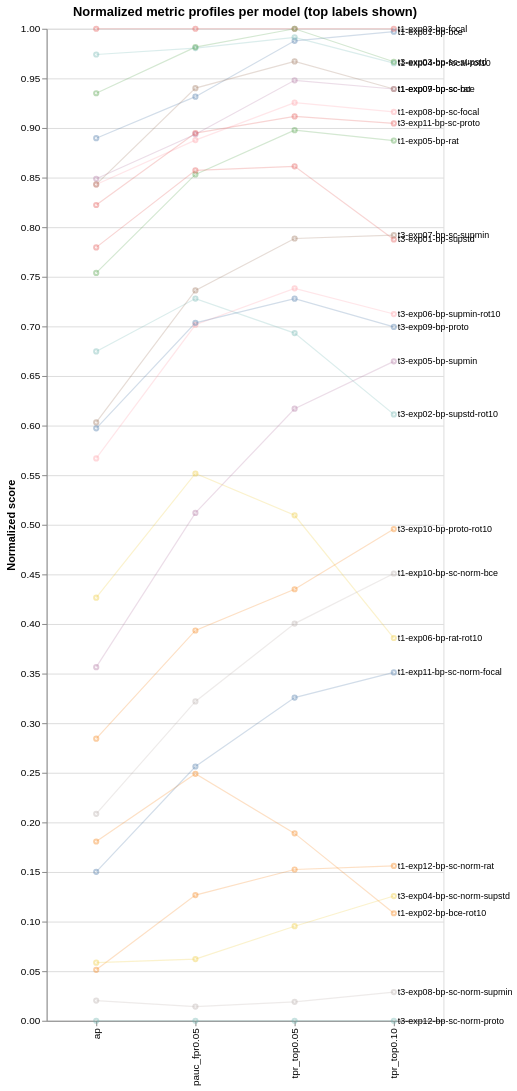

Source (notebook cell):
### Markdown cell above
## Slope chart (normalized metrics per model)
Shows whether top models stay high across all metrics.

### Code cell
# --- Slope chart (normalized per metric) ---
metric_order = ['ap','pauc_fpr0.05','tpr_top0.05','tpr_top0.10']
metric_order = [m for m in metric_order if m in df.columns]

norm = _normalize_per_metric(df, metric_order)
norm['score_mean'] = norm[metric_order].mean(axis=1)
order_by_mean = norm.sort_values('score_mean', ascending=False)['run_id'].tolist()

long = norm.melt(id_vars=['run_id','score_mean'], value_vars=metric_order, var_name='metric', value_name='value')
long['metric'] = pd.Categorical(long['metric'], categories=metric_order, ordered=True)
long['run_id'] = pd.Categorical(long['run_id'], categories=order_by_mean, ordered=True)

# label only top N to reduce clutter
top_n = 24
top_ids = set(order_by_mean[:top_n])
long['label'] = long['run_id'].astype(str).where(long['run_id'].isin(top_ids), '')

base = alt.Chart(long).encode(
    x=alt.X('metric:N', sort=metric_order, title=None),
    y=alt.Y('value:Q', title='Normalized score'),
    detail='run_id:N'
)

lines = base.mark_line(opacity=0.25, strokeWidth=1.2).encode(
    color=alt.Color('run_id:N', legend=None)
)

points = base.mark_point(size=18, opacity=0.4).encode(color=alt.Color('run_id:N', legend=None))

labels = base.mark_text(align='left', dx=4, dy=0, fontSize=9).encode(
    text='label:N'
).transform_filter(alt.datum.metric == metric_order[-1])

chart = (lines + points + labels).properties(width=400, height=1000, title='Normalized metric profiles per model (top labels shown)')
chart

### Figure 1 — Vega-Lite specification as saved in the notebook (floating-point values rounded to 4 significant figures)
{"config": {"view": {"continuousWidth": 300, "continuousHeight": 300}}, "layer": [{"mark": {"type": "line", "opacity": 0.25, "strokeWidth": 1.2}, "encoding": {"color": {"field": "run_id", "legend": null, "type": "nominal"}, "detail": {"field": "run_id", "type": "nominal"}, "x": {"field": "metric", "sort": ["ap", "pauc_fpr0.05", "tpr_top0.05", "tpr_top0.10"], "title": null, "type": "nominal"}, "y": {"field": "value", "title": "Normalized score", "type": "quantitative"}}}, {"mark": {"type": "point", "opacity": 0.4, "size": 18}, "encoding": {"color": {"field": "run_id", "legend": null, "type": "nominal"}, "detail": {"field": "run_id", "type": "nominal"}, "x": {"field": "metric", "sort": ["ap", "pauc_fpr0.05", "tpr_top0.05", "tpr_top0.10"], "title": null, "type": "nominal"}, "y": {"field": "value", "title": "Normalized score", "type": "quantitative"}}}, {"mark": {"type": "text", "align": "left", "dx": 4, "dy": 0, "fontSize": 9}, "encoding": {"detail": {"field": "run_id", "type": "nominal"}, "text": {"field": "label", "type": "nominal"}, "x": {"field": "metric", "sort": ["ap", "pauc_fpr0.05", "tpr_top0.05", "tpr_top0.10"], "title": null, "type": "nominal"}, "y": {"field": "value", "title": "Normalized score", "type": "quantitative"}}, "transform": [{"filter": "(datum.metric === 'tpr_top0.10')"}]}], "data": {"name": "data-518806438e964bec1c0a73667fcedf1a"}, "height": 1000, "title": "Normalized metric profiles per model (top labels shown)", "width": 400, "$schema": "https://vega.github.io/schema/vega-lite/v6.1.0.json", "datasets": {"data-518806438e964bec1c0a73667fcedf1a": [{"run_id": "t1-exp01-bp-bce", "score_mean": 0.9516, "metric": "ap", "value": 0.8897, "label": "t1-exp01-bp-bce"}, {"run_id": "t1-exp02-bp-bce-rot10", "score_mean": 0.1817, "metric": "ap", "value": 0.1807, "label": "t1-exp02-bp-bce-rot10"}, {"run_id": "t1-exp03-bp-focal", "score_mean": 1.0, "metric": "ap", "value": 1.0, "label": "t1-exp03-bp-focal"}, {"run_id": "t1-exp04-bp-focal-rot10", "score_mean": 0.9778, "metric": "ap", "value": 0.974, "label": "t1-exp04-bp-focal-rot10"}, {"run_id": "t1-exp05-bp-rat", "score_mean": 0.848, "metric": "ap", "value": 0.7539, "label": "t1-exp05-bp-rat"}, {"run_id": "t1-exp06-bp-rat-rot10", "score_mean": 0.4684, "metric": "ap", "value": 0.4265, "label": "t1-exp06-bp-rat-rot10"}, {"run_id": "t1-exp07-bp-sc-bce", "score_mean": 0.9075, "metric": "ap", "value": 0.8488, "label": "t1-exp07-bp-sc-bce"}, {"run_id": "t1-exp08-bp-sc-focal", "score_mean": 0.8931, "metric": "ap", "value": 0.843, "label": "t1-exp08-bp-sc-focal"}, {"run_id": "t1-exp09-bp-sc-rat", "score_mean": 0.9224, "metric": "ap", "value": 0.8431, "label": "t1-exp09-bp-sc-rat"}, {"run_id": "t1-exp10-bp-sc-norm-bce", "score_mean": 0.3454, "metric": "ap", "value": 0.2086, "label": "t1-exp10-bp-sc-norm-bce"}, {"run_id": "t1-exp11-bp-sc-norm-focal", "score_mean": 0.2709, "metric": "ap", "value": 0.1501, "label": "t1-exp11-bp-sc-norm-focal"}, {"run_id": "t1-exp12-bp-sc-norm-rat", "score_mean": 0.1217, "metric": "ap", "value": 0.05134, "label": "t1-exp12-bp-sc-norm-rat"}, {"run_id": "t3-exp01-bp-supstd", "score_mean": 0.8214, "metric": "ap", "value": 0.7796, "label": "t3-exp01-bp-supstd"}, {"run_id": "t3-exp02-bp-supstd-rot10", "score_mean": 0.6768, "metric": "ap", "value": 0.6747, "label": "t3-exp02-bp-supstd-rot10"}, {"run_id": "t3-exp03-bp-sc-supstd", "score_mean": 0.9708, "metric": "ap", "value": 0.935, "label": "t3-exp03-bp-sc-supstd"}, {"run_id": "t3-exp04-bp-sc-norm-supstd", "score_mean": 0.08545, "metric": "ap", "value": 0.05858, "label": "t3-exp04-bp-sc-norm-supstd"}, {"run_id": "t3-exp05-bp-supmin", "score_mean": 0.5375, "metric": "ap", "value": 0.3564, "label": "t3-exp05-bp-supmin"}, {"run_id": "t3-exp06-bp-supmin-rot10", "score_mean": 0.6798, "metric": "ap", "value": 0.5669, "label": "t3-exp06-bp-supmin-rot10"}, {"run_id": "t3-exp07-bp-sc-supmin", "score_mean": 0.73, "metric": "ap", "value": 0.6032, "label": "t3-exp07-bp-sc-supmin"}, {"run_id": "t3-exp08-bp-sc-norm-supmin", "score_mean": 0.02065, "metric": "ap", "value": 0.02034, "label": "t3-exp08-bp-sc-norm-supmin"}, {"run_id": "t3-exp09-bp-proto", "score_mean": 0.682, "metric": "ap", "value": 0.5972, "label": "t3-exp09-bp-proto"}, {"run_id": "t3-exp10-bp-proto-rot10", "score_mean": 0.4021, "metric": "ap", "value": 0.2844, "label": "t3-exp10-bp-proto-rot10"}, {"run_id": "t3-exp11-bp-sc-proto", "score_mean": 0.8834, "metric": "ap", "value": 0.8223, "label": "t3-exp11-bp-sc-proto"}, {"run_id": "t3-exp12-bp-sc-norm-proto", "score_mean": 0.0, "metric": "ap", "value": 0.0, "label": "t3-exp12-bp-sc-norm-proto"}, {"run_id": "t1-exp01-bp-bce", "score_mean": 0.9516, "metric": "pauc_fpr0.05", "value": 0.9316, "label": "t1-exp01-bp-bce"}, {"run_id": "t1-exp02-bp-bce-rot10", "score_mean": 0.1817, "metric": "pauc_fpr0.05", "value": 0.249, "label": "t1-exp02-bp-bce-rot10"}, {"run_id": "t1-exp03-bp-focal", "score_mean": 1.0, "metric": "pauc_fpr0.05", "value": 1.0, "label": "t1-exp03-bp-focal"}, {"run_id": "t1-exp04-bp-focal-rot10", "score_mean": 0.9778, "metric": "pauc_fpr0.05", "value": 0.9805, "label": "t1-exp04-bp-focal-rot10"}, {"run_id": "t1-exp05-bp-rat", "score_mean": 0.848, "metric": "pauc_fpr0.05", "value": 0.8532, "label": "t1-exp05-bp-rat"}, {"run_id": "t1-exp06-bp-rat-rot10", "score_mean": 0.4684, "metric": "pauc_fpr0.05", "value": 0.5517, "label": "t1-exp06-bp-rat-rot10"}, {"run_id": "t1-exp07-bp-sc-bce", "score_mean": 0.9075, "metric": "pauc_fpr0.05", "value": 0.8937, "label": "t1-exp07-bp-sc-bce"}, {"run_id": "t1-exp08-bp-sc-focal", "score_mean": 0.8931, "metric": "pauc_fpr0.05", "value": 0.8878, "label": "t1-exp08-bp-sc-focal"}, {"run_id": "t1-exp09-bp-sc-rat", "score_mean": 0.9224, "metric": "pauc_fpr0.05", "value": 0.9401, "label": "t1-exp09-bp-sc-rat"}, {"run_id": "t1-exp10-bp-sc-norm-bce", "score_mean": 0.3454, "metric": "pauc_fpr0.05", "value": 0.3219, "label": "t1-exp10-bp-sc-norm-bce"}, {"run_id": "t1-exp11-bp-sc-norm-focal", "score_mean": 0.2709, "metric": "pauc_fpr0.05", "value": 0.2563, "label": "t1-exp11-bp-sc-norm-focal"}, {"run_id": "t1-exp12-bp-sc-norm-rat", "score_mean": 0.1217, "metric": "pauc_fpr0.05", "value": 0.1267, "label": "t1-exp12-bp-sc-norm-rat"}, {"run_id": "t3-exp01-bp-supstd", "score_mean": 0.8214, "metric": "pauc_fpr0.05", "value": 0.8572, "label": "t3-exp01-bp-supstd"}, {"run_id": "t3-exp02-bp-supstd-rot10", "score_mean": 0.6768, "metric": "pauc_fpr0.05", "value": 0.728, "label": "t3-exp02-bp-supstd-rot10"}, {"run_id": "t3-exp03-bp-sc-supstd", "score_mean": 0.9708, "metric": "pauc_fpr0.05", "value": 0.9815, "label": "t3-exp03-bp-sc-supstd"}, {"run_id": "t3-exp04-bp-sc-norm-supstd", "score_mean": 0.08545, "metric": "pauc_fpr0.05", "value": 0.06218, "label": "t3-exp04-bp-sc-norm-supstd"}, {"run_id": "t3-exp05-bp-supmin", "score_mean": 0.5375, "metric": "pauc_fpr0.05", "value": 0.5119, "label": "t3-exp05-bp-supmin"}, {"run_id": "t3-exp06-bp-supmin-rot10", "score_mean": 0.6798, "metric": "pauc_fpr0.05", "value": 0.7016, "label": "t3-exp06-bp-supmin-rot10"}, {"run_id": "t3-exp07-bp-sc-supmin", "score_mean": 0.73, "metric": "pauc_fpr0.05", "value": 0.7362, "label": "t3-exp07-bp-sc-supmin"}, {"run_id": "t3-exp08-bp-sc-norm-supmin", "score_mean": 0.02065, "metric": "pauc_fpr0.05", "value": 0.01431, "label": "t3-exp08-bp-sc-norm-supmin"}, {"run_id": "t3-exp09-bp-proto", "score_mean": 0.682, "metric": "pauc_fpr0.05", "value": 0.7036, "label": "t3-exp09-bp-proto"}, {"run_id": "t3-exp10-bp-proto-rot10", "score_mean": 0.4021, "metric": "pauc_fpr0.05", "value": 0.3934, "label": "t3-exp10-bp-proto-rot10"}, {"run_id": "t3-exp11-bp-sc-proto", "score_mean": 0.8834, "metric": "pauc_fpr0.05", "value": 0.8949, "label": "t3-exp11-bp-sc-proto"}, {"run_id": "t3-exp12-bp-sc-norm-proto", "score_mean": 0.0, "metric": "pauc_fpr0.05", "value": 0.0, "label": "t3-exp12-bp-sc-norm-proto"}, {"run_id": "t1-exp01-bp-bce", "score_mean": 0.9516, "metric": "tpr_top0.05", "value": 0.9879, "label": "t1-exp01-bp-bce"}, {"run_id": "t1-exp02-bp-bce-rot10", "score_mean": 0.1817, "metric": "tpr_top0.05", "value": 0.1889, "label": "t1-exp02-bp-bce-rot10"}, {"run_id": "t1-exp03-bp-focal", "score_mean": 1.0, "metric": "tpr_top0.05", "value": 1.0, "label": "t1-exp03-bp-focal"}, {"run_id": "t1-exp04-bp-focal-rot10", "score_mean": 0.9778, "metric": "tpr_top0.05", "value": 0.9913, "label": "t1-exp04-bp-focal-rot10"}, {"run_id": "t1-exp05-bp-rat", "score_mean": 0.848, "metric": "tpr_top0.05", "value": 0.8977, "label": "t1-exp05-bp-rat"}, {"run_id": "t1-exp06-bp-rat-rot10", "score_mean": 0.4684, "metric": "tpr_top0.05", "value": 0.5095, "label": "t1-exp06-bp-rat-rot10"}, {"run_id": "t1-exp07-bp-sc-bce", "score_mean": 0.9075, "metric": "tpr_top0.05", "value": 0.948, "label": "t1-exp07-bp-sc-bce"}, {"run_id": "t1-exp08-bp-sc-focal", "score_mean": 0.8931, "metric": "tpr_top0.05", "value": 0.9255, "label": "t1-exp08-bp-sc-focal"}, {"run_id": "t1-exp09-bp-sc-rat", "score_mean": 0.9224, "metric": "tpr_top0.05", "value": 0.9671, "label": "t1-exp09-bp-sc-rat"}, {"run_id": "t1-exp10-bp-sc-norm-bce", "score_mean": 0.3454, "metric": "tpr_top0.05", "value": 0.4003, "label": "t1-exp10-bp-sc-norm-bce"}, {"run_id": "t1-exp11-bp-sc-norm-focal", "score_mean": 0.2709, "metric": "tpr_top0.05", "value": 0.3258, "label": "t1-exp11-bp-sc-norm-focal"}, {"run_id": "t1-exp12-bp-sc-norm-rat", "score_mean": 0.1217, "metric": "tpr_top0.05", "value": 0.1525, "label": "t1-exp12-bp-sc-norm-rat"}, {"run_id": "t3-exp01-bp-supstd", "score_mean": 0.8214, "metric": "tpr_top0.05", "value": 0.8614, "label": "t3-exp01-bp-supstd"}, {"run_id": "t3-exp02-bp-supstd-rot10", "score_mean": 0.6768, "metric": "tpr_top0.05", "value": 0.6932, "label": "t3-exp02-bp-supstd-rot10"}, {"run_id": "t3-exp03-bp-sc-supstd", "score_mean": 0.9708, "metric": "tpr_top0.05", "value": 1.0, "label": "t3-exp03-bp-sc-supstd"}, {"run_id": "t3-exp04-bp-sc-norm-supstd", "score_mean": 0.08545, "metric": "tpr_top0.05", "value": 0.09532, "label": "t3-exp04-bp-sc-norm-supstd"}, {"run_id": "t3-exp05-bp-supmin", "score_mean": 0.5375, "metric": "tpr_top0.05", "value": 0.617, "label": "t3-exp05-bp-supmin"}, {"run_id": "t3-exp06-bp-supmin-rot10", "score_mean": 0.6798, "metric": "tpr_top0.05", "value": 0.7383, "label": "t3-exp06-bp-supmin-rot10"}, {"run_id": "t3-exp07-bp-sc-supmin", "score_mean": 0.73, "metric": "tpr_top0.05", "value": 0.7886, "label": "t3-exp07-bp-sc-supmin"}, {"run_id": "t3-exp08-bp-sc-norm-supmin", "score_mean": 0.02065, "metric": "tpr_top0.05", "value": 0.01906, "label": "t3-exp08-bp-sc-norm-supmin"}, {"run_id": "t3-exp09-bp-proto", "score_mean": 0.682, "metric": "tpr_top0.05", "value": 0.7279, "label": "t3-exp09-bp-proto"}, {"run_id": "t3-exp10-bp-proto-rot10", "score_mean": 0.4021, "metric": "tpr_top0.05", "value": 0.435, "label": "t3-exp10-bp-proto-rot10"}, {"run_id": "t3-exp11-bp-sc-proto", "score_mean": 0.8834, "metric": "tpr_top0.05", "value": 0.9116, "label": "t3-exp11-bp-sc-proto"}, {"run_id": "t3-exp12-bp-sc-norm-proto", "score_mean": 0.0, "metric": "tpr_top0.05", "value": 0.0, "label": "t3-exp12-bp-sc-norm-proto"}, {"run_id": "t1-exp01-bp-bce", "score_mean": 0.9516, "metric": "tpr_top0.10", "value": 0.9971, "label": "t1-exp01-bp-bce"}, {"run_id": "t1-exp02-bp-bce-rot10", "score_mean": 0.1817, "metric": "tpr_top0.10", "value": 0.1084, "label": "t1-exp02-bp-bce-rot10"}, {"run_id": "t1-exp03-bp-focal", "score_mean": 1.0, "metric": "tpr_top0.10", "value": 1.0, "label": "t1-exp03-bp-focal"}, {"run_id": "t1-exp04-bp-focal-rot10", "score_mean": 0.9778, "metric": "tpr_top0.10", "value": 0.9653, "label": "t1-exp04-bp-focal-rot10"}, {"run_id": "t1-exp05-bp-rat", "score_mean": 0.848, "metric": "tpr_top0.10", "value": 0.8873, "label": "t1-exp05-bp-rat"}, {"run_id": "t1-exp06-bp-rat-rot10", "score_mean": 0.4684, "metric": "tpr_top0.10", "value": 0.3858, "label": "t1-exp06-bp-rat-rot10"}, {"run_id": "t1-exp07-bp-sc-bce", "score_mean": 0.9075, "metric": "tpr_top0.10", "value": 0.9393, "label": "t1-exp07-bp-sc-bce"}, {"run_id": "t1-exp08-bp-sc-focal", "score_mean": 0.8931, "metric": "tpr_top0.10", "value": 0.9162, "label": "t1-exp08-bp-sc-focal"}, {"run_id": "t1-exp09-bp-sc-rat", "score_mean": 0.9224, "metric": "tpr_top0.10", "value": 0.9393, "label": "t1-exp09-bp-sc-rat"}, {"run_id": "t1-exp10-bp-sc-norm-bce", "score_mean": 0.3454, "metric": "tpr_top0.10", "value": 0.4509, "label": "t1-exp10-bp-sc-norm-bce"}, {"run_id": "t1-exp11-bp-sc-norm-focal", "score_mean": 0.2709, "metric": "tpr_top0.10", "value": 0.3512, "label": "t1-exp11-bp-sc-norm-focal"}, {"run_id": "t1-exp12-bp-sc-norm-rat", "score_mean": 0.1217, "metric": "tpr_top0.10", "value": 0.1561, "label": "t1-exp12-bp-sc-norm-rat"}, {"run_id": "t3-exp01-bp-supstd", "score_mean": 0.8214, "metric": "tpr_top0.10", "value": 0.7876, "label": "t3-exp01-bp-supstd"}, {"run_id": "t3-exp02-bp-supstd-rot10", "score_mean": 0.6768, "metric": "tpr_top0.10", "value": 0.6113, "label": "t3-exp02-bp-supstd-rot10"}, {"run_id": "t3-exp03-bp-sc-supstd", "score_mean": 0.9708, "metric": "tpr_top0.10", "value": 0.9668, "label": "t3-exp03-bp-sc-supstd"}, {"run_id": "t3-exp04-bp-sc-norm-supstd", "score_mean": 0.08545, "metric": "tpr_top0.10", "value": 0.1257, "label": "t3-exp04-bp-sc-norm-supstd"}, {"run_id": "t3-exp05-bp-supmin", "score_mean": 0.5375, "metric": "tpr_top0.10", "value": 0.6647, "label": "t3-exp05-bp-supmin"}, {"run_id": "t3-exp06-bp-supmin-rot10", "score_mean": 0.6798, "metric": "tpr_top0.10", "value": 0.7124, "label": "t3-exp06-bp-supmin-rot10"}, {"run_id": "t3-exp07-bp-sc-supmin", "score_mean": 0.73, "metric": "tpr_top0.10", "value": 0.7919, "label": "t3-exp07-bp-sc-supmin"}, {"run_id": "t3-exp08-bp-sc-norm-supmin", "score_mean": 0.02065, "metric": "tpr_top0.10", "value": 0.0289, "label": "t3-exp08-bp-sc-norm-supmin"}, {"run_id": "t3-exp09-bp-proto", "score_mean": 0.682, "metric": "tpr_top0.10", "value": 0.6994, "label": "t3-exp09-bp-proto"}, {"run_id": "t3-exp10-bp-proto-rot10", "score_mean": 0.4021, "metric": "tpr_top0.10", "value": 0.4957, "label": "t3-exp10-bp-proto-rot10"}, {"run_id": "t3-exp11-bp-sc-proto", "score_mean": 0.8834, "metric": "tpr_top0.10", "value": 0.9046, "label": "t3-exp11-bp-sc-proto"}, {"run_id": "t3-exp12-bp-sc-norm-proto", "score_mean": 0.0, "metric": "tpr_top0.10", "value": 0.0, "label": "t3-exp12-bp-sc-norm-proto"}]}}
